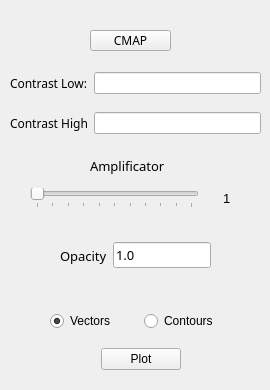
      <widget class="QWidget" name="tab_8">
       <attribute name="title">
        <string>Image Properties</string>
       </attribute>
       <widget class="QToolButton" name="cmaptoolButton">
        <property name="geometry">
         <rect>
          <x>90</x>
          <y>30</y>
          <width>81</width>
          <height>21</height>
         </rect>
        </property>
        <property name="font">
         <font>
          <family>Abyssinica SIL</family>
         </font>
        </property>
        <property name="text">
         <string>CMAP</string>
        </property>
       </widget>
       <widget class="QWidget" name="layoutWidget">
        <property name="geometry">
         <rect>
          <x>10</x>
          <y>60</y>
          <width>251</width>
          <height>86</height>
         </rect>
        </property>
        <layout class="QVBoxLayout" name="verticalLayout_3">
         <item>
          <layout class="QHBoxLayout" name="horizontalLayout_3">
           <item>
            <widget class="QLabel" name="label_5">
             <property name="font">
              <font>
               <family>Amiri Quran</family>
              </font>
             </property>
             <property name="text">
              <string>Contrast Low:</string>
             </property>
            </widget>
           </item>
           <item>
            <widget class="QLineEdit" name="lineEdit_4"/>
           </item>
          </layout>
         </item>
         <item>
          <layout class="QHBoxLayout" name="horizontalLayout_4">
           <item>
            <widget class="QLabel" name="label_6">
             <property name="font">
              <font>
               <family>Amiri Quran</family>
              </font>
             </property>
             <property name="text">
              <string>Contrast High</string>
             </property>
            </widget>
           </item>
           <item>
            <widget class="QLineEdit" name="lineEdit_5"/>
           </item>
          </layout>
         </item>
        </layout>
       </widget>
       <widget class="QWidget" name="layoutWidget">
        <property name="geometry">
         <rect>
          <x>50</x>
          <y>300</y>
          <width>181</width>
          <height>81</height>
         </rect>
        </property>
        <layout class="QVBoxLayout" name="verticalLayout_6">
         <item>
          <layout class="QHBoxLayout" name="horizontalLayout_13">
           <item>
            <widget class="QRadioButton" name="vecradioButton">
             <property name="text">
              <string>Vectors</string>
             </property>
             <property name="checked">
              <bool>true</bool>
             </property>
            </widget>
           </item>
           <item>
            <widget class="QRadioButton" name="contourradioButton">
             <property name="text">
              <string>Contours</string>
             </property>
            </widget>
           </item>
          </layout>
         </item>
         <item>
          <layout class="QHBoxLayout" name="horizontalLayout_14">
           <item>
            <spacer name="horizontalSpacer">
             <property name="orientation">
              <enum>Qt::Horizontal</enum>
             </property>
             <property name="sizeHint" stdset="0">
              <size>
               <width>40</width>
               <height>20</height>
              </size>
             </property>
            </spacer>
           </item>
           <item>
            <widget class="QPushButton" name="plot_diverpushButton">
             <property name="text">
              <string>Plot</string>
             </property>
            </widget>
           </item>
           <item>
            <spacer name="horizontalSpacer_2">
             <property name="orientation">
              <enum>Qt::Horizontal</enum>
             </property>
             <property name="sizeHint" stdset="0">
              <size>
               <width>40</width>
               <height>20</height>
              </size>
             </property>
            </spacer>
           </item>
          </layout>
         </item>
        </layout>
       </widget>
       <widget class="QLabel" name="AmpliTitleLabel">
        <property name="geometry">
         <rect>
          <x>90</x>
          <y>150</y>
          <width>81</width>
          <height>31</height>
         </rect>
        </property>
        <property name="font">
         <font>
          <family>Abyssinica SIL</family>
          <pointsize>10</pointsize>
         </font>
        </property>
        <property name="text">
         <string>Amplificator</string>
        </property>
       </widget>
       <widget class="QWidget" name="layoutWidget">
        <property name="geometry">
         <rect>
          <x>30</x>
          <y>180</y>
          <width>201</width>
          <height>36</height>
         </rect>
        </property>
        <layout class="QHBoxLayout" name="horizontalLayout_32">
         <item>
          <widget class="QSlider" name="AmplificatorSlider">
           <property name="sizePolicy">
            <sizepolicy hsizetype="Expanding" vsizetype="Fixed">
             <horstretch>0</horstretch>
             <verstretch>0</verstretch>
            </sizepolicy>
           </property>
           <property name="minimum">
            <number>1</number>
           </property>
           <property name="maximum">
            <number>500</number>
           </property>
           <property name="orientation">
            <enum>Qt::Horizontal</enum>
           </property>
           <property name="tickPosition">
            <enum>QSlider::TicksBelow</enum>
           </property>
           <property name="tickInterval">
            <number>50</number>
           </property>
          </widget>
         </item>
         <item>
          <spacer name="horizontalSpacer_10">
           <property name="orientation">
            <enum>Qt::Horizontal</enum>
           </property>
           <property name="sizeType">
            <enum>QSizePolicy::Fixed</enum>
           </property>
           <property name="sizeHint" stdset="0">
            <size>
             <width>18</width>
             <height>20</height>
            </size>
           </property>
          </spacer>
         </item>
         <item>
          <widget class="QLabel" name="Amplificatorlabel">
           <property name="font">
            <font>
             <pointsize>10</pointsize>
            </font>
           </property>
           <property name="text">
            <string>1</string>
           </property>
          </widget>
         </item>
        </layout>
       </widget>
       <widget class="QWidget" name="layoutWidget">
        <property name="geometry">
         <rect>
          <x>60</x>
          <y>240</y>
          <width>151</width>
          <height>31</height>
         </rect>
        </property>
        <layout class="QHBoxLayout" name="horizontalLayout_33">
         <item>
          <widget class="QLabel" name="alphaTitleLabel">
           <property name="font">
            <font>
             <family>Abyssinica SIL</family>
             <pointsize>10</pointsize>
            </font>
           </property>
           <property name="text">
            <string>Opacity</string>
           </property>
          </widget>
         </item>
         <item>
          <widget class="QLineEdit" name="alphalineEdit">
           <property name="font">
            <font>
             <family>Abyssinica SIL</family>
             <pointsize>10</pointsize>
            </font>
           </property>
           <property name="text">
            <string>1.0</string>
           </property>
          </widget>
         </item>
        </layout>
       </widget>
      </widget>
